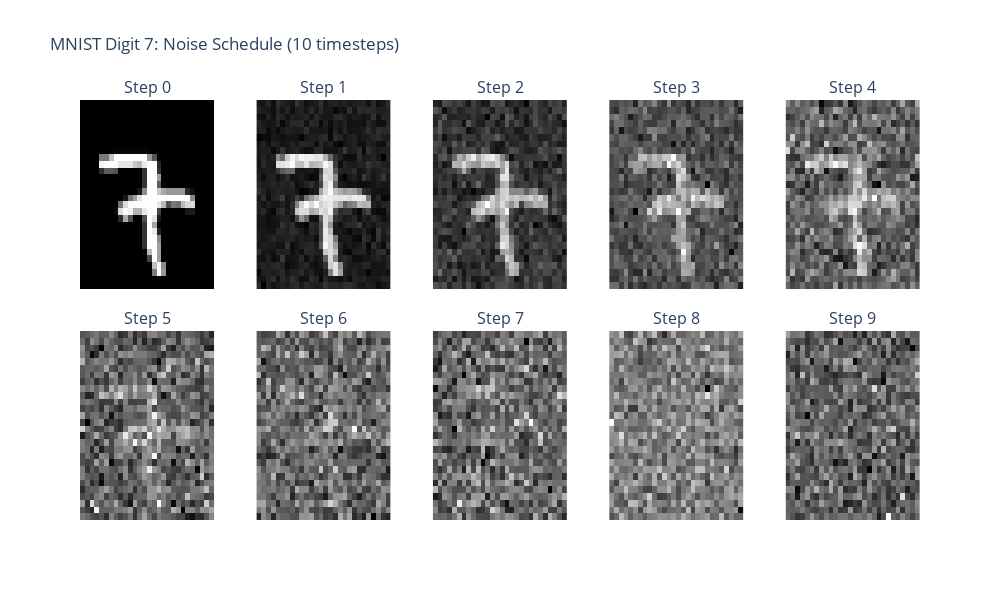

Notebook code cell kept with this figure:
### Code cell
import torch
import plotly.graph_objects as go
import random
from plotly.subplots import make_subplots

def add_noise(image, noise_schedule):
    """Add Gaussian noise to an image across multiple timesteps
    
    Args:
        image: Clean image tensor
        noise_schedule: Tensor of noise levels for each timestep
    
    Returns:
        Tensor of noisy images for each timestep
    """
    timesteps = len(noise_schedule)
    noisy_images = torch.zeros(timesteps, *image.shape)
    
    for t in range(timesteps):
        noise = torch.randn_like(image)
        noise_level = noise_schedule[t]
        noisy_images[t] = (1 - noise_level) * image + noise_level * noise
    
    return noisy_images

# Get a sample from the dataset
data, labels = next(iter(dataset))
idx = random.randint(0, len(data) - 1)
sample_image = data[idx].reshape(28, 28)
sample_label = labels[idx].item()

# Create noise schedule for 10 timesteps
timesteps = 10
noise_schedule = torch.linspace(0, 1, timesteps)  # From 0 (no noise) to 1 (pure noise)

# Create subplots
fig = make_subplots(
    rows=2, cols=5,
    subplot_titles=[f'Step {i}' for i in range(timesteps)],
    vertical_spacing=0.1,
    horizontal_spacing=0.05
)

# Generate all noisy timesteps
noisy_images = add_noise(sample_image, noise_schedule)

# Add noisy images to subplots
for t in range(timesteps):
    noisy_image = noisy_images[t]
    
    row = t // 5 + 1
    col = t % 5 + 1
    
    fig.add_trace(
        go.Heatmap(
            z=torch.flip(noisy_image, dims=[0]),
            colorscale='gray',
            showscale=False,
            hovertemplate='<extra></extra>'
        ),
        row=row, col=col
    )

fig.update_layout(
    title=f'MNIST Digit {sample_label}: Noise Schedule (10 timesteps)',
    height=600,
    width=1000
)

# Remove axis labels for cleaner look
for i in range(1, timesteps + 1):
    fig.update_xaxes(showticklabels=False, row=(i-1)//5 + 1, col=(i-1)%5 + 1)
    fig.update_yaxes(showticklabels=False, row=(i-1)//5 + 1, col=(i-1)%5 + 1)

fig.show()

### Figure 1 — Plotly figure (JSON) as saved in the notebook; plotly's stock layout.template omitted (floating-point values rounded to 4 significant figures; data arrays with more than 128 entries replaced by an {"elided": "..."} marker saying what was removed)
{"data": [{"colorscale": [[0, "rgb(0, 0, 0)"], [0.09091, "rgb(16, 16, 16)"], [0.1818, "rgb(38, 38, 38)"], [0.2727, "rgb(59, 59, 59)"], [0.3636, "rgb(81, 80, 80)"], [0.4545, "rgb(102, 101, 101)"], [0.5455, "rgb(124, 123, 122)"], [0.6364, "rgb(146, 146, 145)"], [0.7273, "rgb(171, 171, 170)"], [0.8182, "rgb(197, 197, 195)"], [0.9091, "rgb(224, 224, 223)"], [1, "rgb(254, 254, 253)"]], "hovertemplate": "<extra></extra>", "showscale": false, "type": "heatmap", "xaxis": "x", "yaxis": "y", "z": {"elided": "28x28 float values"}}, {"colorscale": [[0, "rgb(0, 0, 0)"], [0.09091, "rgb(16, 16, 16)"], [0.1818, "rgb(38, 38, 38)"], [0.2727, "rgb(59, 59, 59)"], [0.3636, "rgb(81, 80, 80)"], [0.4545, "rgb(102, 101, 101)"], [0.5455, "rgb(124, 123, 122)"], [0.6364, "rgb(146, 146, 145)"], [0.7273, "rgb(171, 171, 170)"], [0.8182, "rgb(197, 197, 195)"], [0.9091, "rgb(224, 224, 223)"], [1, "rgb(254, 254, 253)"]], "hovertemplate": "<extra></extra>", "showscale": false, "type": "heatmap", "xaxis": "x2", "yaxis": "y2", "z": {"elided": "28x28 float values"}}, {"colorscale": [[0, "rgb(0, 0, 0)"], [0.09091, "rgb(16, 16, 16)"], [0.1818, "rgb(38, 38, 38)"], [0.2727, "rgb(59, 59, 59)"], [0.3636, "rgb(81, 80, 80)"], [0.4545, "rgb(102, 101, 101)"], [0.5455, "rgb(124, 123, 122)"], [0.6364, "rgb(146, 146, 145)"], [0.7273, "rgb(171, 171, 170)"], [0.8182, "rgb(197, 197, 195)"], [0.9091, "rgb(224, 224, 223)"], [1, "rgb(254, 254, 253)"]], "hovertemplate": "<extra></extra>", "showscale": false, "type": "heatmap", "xaxis": "x3", "yaxis": "y3", "z": {"elided": "28x28 float values"}}, {"colorscale": [[0, "rgb(0, 0, 0)"], [0.09091, "rgb(16, 16, 16)"], [0.1818, "rgb(38, 38, 38)"], [0.2727, "rgb(59, 59, 59)"], [0.3636, "rgb(81, 80, 80)"], [0.4545, "rgb(102, 101, 101)"], [0.5455, "rgb(124, 123, 122)"], [0.6364, "rgb(146, 146, 145)"], [0.7273, "rgb(171, 171, 170)"], [0.8182, "rgb(197, 197, 195)"], [0.9091, "rgb(224, 224, 223)"], [1, "rgb(254, 254, 253)"]], "hovertemplate": "<extra></extra>", "showscale": false, "type": "heatmap", "xaxis": "x4", "yaxis": "y4", "z": {"elided": "28x28 float values"}}, {"colorscale": [[0, "rgb(0, 0, 0)"], [0.09091, "rgb(16, 16, 16)"], [0.1818, "rgb(38, 38, 38)"], [0.2727, "rgb(59, 59, 59)"], [0.3636, "rgb(81, 80, 80)"], [0.4545, "rgb(102, 101, 101)"], [0.5455, "rgb(124, 123, 122)"], [0.6364, "rgb(146, 146, 145)"], [0.7273, "rgb(171, 171, 170)"], [0.8182, "rgb(197, 197, 195)"], [0.9091, "rgb(224, 224, 223)"], [1, "rgb(254, 254, 253)"]], "hovertemplate": "<extra></extra>", "showscale": false, "type": "heatmap", "xaxis": "x5", "yaxis": "y5", "z": {"elided": "28x28 float values"}}, {"colorscale": [[0, "rgb(0, 0, 0)"], [0.09091, "rgb(16, 16, 16)"], [0.1818, "rgb(38, 38, 38)"], [0.2727, "rgb(59, 59, 59)"], [0.3636, "rgb(81, 80, 80)"], [0.4545, "rgb(102, 101, 101)"], [0.5455, "rgb(124, 123, 122)"], [0.6364, "rgb(146, 146, 145)"], [0.7273, "rgb(171, 171, 170)"], [0.8182, "rgb(197, 197, 195)"], [0.9091, "rgb(224, 224, 223)"], [1, "rgb(254, 254, 253)"]], "hovertemplate": "<extra></extra>", "showscale": false, "type": "heatmap", "xaxis": "x6", "yaxis": "y6", "z": {"elided": "28x28 float values"}}, {"colorscale": [[0, "rgb(0, 0, 0)"], [0.09091, "rgb(16, 16, 16)"], [0.1818, "rgb(38, 38, 38)"], [0.2727, "rgb(59, 59, 59)"], [0.3636, "rgb(81, 80, 80)"], [0.4545, "rgb(102, 101, 101)"], [0.5455, "rgb(124, 123, 122)"], [0.6364, "rgb(146, 146, 145)"], [0.7273, "rgb(171, 171, 170)"], [0.8182, "rgb(197, 197, 195)"], [0.9091, "rgb(224, 224, 223)"], [1, "rgb(254, 254, 253)"]], "hovertemplate": "<extra></extra>", "showscale": false, "type": "heatmap", "xaxis": "x7", "yaxis": "y7", "z": {"elided": "28x28 float values"}}, {"colorscale": [[0, "rgb(0, 0, 0)"], [0.09091, "rgb(16, 16, 16)"], [0.1818, "rgb(38, 38, 38)"], [0.2727, "rgb(59, 59, 59)"], [0.3636, "rgb(81, 80, 80)"], [0.4545, "rgb(102, 101, 101)"], [0.5455, "rgb(124, 123, 122)"], [0.6364, "rgb(146, 146, 145)"], [0.7273, "rgb(171, 171, 170)"], [0.8182, "rgb(197, 197, 195)"], [0.9091, "rgb(224, 224, 223)"], [1, "rgb(254, 254, 253)"]], "hovertemplate": "<extra></extra>", "showscale": false, "type": "heatmap", "xaxis": "x8", "yaxis": "y8", "z": {"elided": "28x28 float values"}}, {"colorscale": [[0, "rgb(0, 0, 0)"], [0.09091, "rgb(16, 16, 16)"], [0.1818, "rgb(38, 38, 38)"], [0.2727, "rgb(59, 59, 59)"], [0.3636, "rgb(81, 80, 80)"], [0.4545, "rgb(102, 101, 101)"], [0.5455, "rgb(124, 123, 122)"], [0.6364, "rgb(146, 146, 145)"], [0.7273, "rgb(171, 171, 170)"], [0.8182, "rgb(197, 197, 195)"], [0.9091, "rgb(224, 224, 223)"], [1, "rgb(254, 254, 253)"]], "hovertemplate": "<extra></extra>", "showscale": false, "type": "heatmap", "xaxis": "x9", "yaxis": "y9", "z": {"elided": "28x28 float values"}}, {"colorscale": [[0, "rgb(0, 0, 0)"], [0.09091, "rgb(16, 16, 16)"], [0.1818, "rgb(38, 38, 38)"], [0.2727, "rgb(59, 59, 59)"], [0.3636, "rgb(81, 80, 80)"], [0.4545, "rgb(102, 101, 101)"], [0.5455, "rgb(124, 123, 122)"], [0.6364, "rgb(146, 146, 145)"], [0.7273, "rgb(171, 171, 170)"], [0.8182, "rgb(197, 197, 195)"], [0.9091, "rgb(224, 224, 223)"], [1, "rgb(254, 254, 253)"]], "hovertemplate": "<extra></extra>", "showscale": false, "type": "heatmap", "xaxis": "x10", "yaxis": "y10", "z": {"elided": "28x28 float values"}}], "layout": {"annotations": [{"font": {"size": 16}, "showarrow": false, "text": "Step 0", "x": 0.08, "xanchor": "center", "xref": "paper", "y": 1, "yanchor": "bottom", "yref": "paper"}, {"font": {"size": 16}, "showarrow": false, "text": "Step 1", "x": 0.29, "xanchor": "center", "xref": "paper", "y": 1, "yanchor": "bottom", "yref": "paper"}, {"font": {"size": 16}, "showarrow": false, "text": "Step 2", "x": 0.5, "xanchor": "center", "xref": "paper", "y": 1, "yanchor": "bottom", "yref": "paper"}, {"font": {"size": 16}, "showarrow": false, "text": "Step 3", "x": 0.71, "xanchor": "center", "xref": "paper", "y": 1, "yanchor": "bottom", "yref": "paper"}, {"font": {"size": 16}, "showarrow": false, "text": "Step 4", "x": 0.92, "xanchor": "center", "xref": "paper", "y": 1, "yanchor": "bottom", "yref": "paper"}, {"font": {"size": 16}, "showarrow": false, "text": "Step 5", "x": 0.08, "xanchor": "center", "xref": "paper", "y": 0.45, "yanchor": "bottom", "yref": "paper"}, {"font": {"size": 16}, "showarrow": false, "text": "Step 6", "x": 0.29, "xanchor": "center", "xref": "paper", "y": 0.45, "yanchor": "bottom", "yref": "paper"}, {"font": {"size": 16}, "showarrow": false, "text": "Step 7", "x": 0.5, "xanchor": "center", "xref": "paper", "y": 0.45, "yanchor": "bottom", "yref": "paper"}, {"font": {"size": 16}, "showarrow": false, "text": "Step 8", "x": 0.71, "xanchor": "center", "xref": "paper", "y": 0.45, "yanchor": "bottom", "yref": "paper"}, {"font": {"size": 16}, "showarrow": false, "text": "Step 9", "x": 0.92, "xanchor": "center", "xref": "paper", "y": 0.45, "yanchor": "bottom", "yref": "paper"}], "height": 600, "title": {"text": "MNIST Digit 7: Noise Schedule (10 timesteps)"}, "width": 1000, "xaxis": {"anchor": "y", "domain": [0, 0.16], "showticklabels": false}, "xaxis10": {"anchor": "y10", "domain": [0.84, 1], "showticklabels": false}, "xaxis2": {"anchor": "y2", "domain": [0.21, 0.37], "showticklabels": false}, "xaxis3": {"anchor": "y3", "domain": [0.42, 0.58], "showticklabels": false}, "xaxis4": {"anchor": "y4", "domain": [0.63, 0.79], "showticklabels": false}, "xaxis5": {"anchor": "y5", "domain": [0.84, 1], "showticklabels": false}, "xaxis6": {"anchor": "y6", "domain": [0, 0.16], "showticklabels": false}, "xaxis7": {"anchor": "y7", "domain": [0.21, 0.37], "showticklabels": false}, "xaxis8": {"anchor": "y8", "domain": [0.42, 0.58], "showticklabels": false}, "xaxis9": {"anchor": "y9", "domain": [0.63, 0.79], "showticklabels": false}, "yaxis": {"anchor": "x", "domain": [0.55, 1], "showticklabels": false}, "yaxis10": {"anchor": "x10", "domain": [0, 0.45], "showticklabels": false}, "yaxis2": {"anchor": "x2", "domain": [0.55, 1], "showticklabels": false}, "yaxis3": {"anchor": "x3", "domain": [0.55, 1], "showticklabels": false}, "yaxis4": {"anchor": "x4", "domain": [0.55, 1], "showticklabels": false}, "yaxis5": {"anchor": "x5", "domain": [0.55, 1], "showticklabels": false}, "yaxis6": {"anchor": "x6", "domain": [0, 0.45], "showticklabels": false}, "yaxis7": {"anchor": "x7", "domain": [0, 0.45], "showticklabels": false}, "yaxis8": {"anchor": "x8", "domain": [0, 0.45], "showticklabels": false}, "yaxis9": {"anchor": "x9", "domain": [0, 0.45], "showticklabels": false}}}
